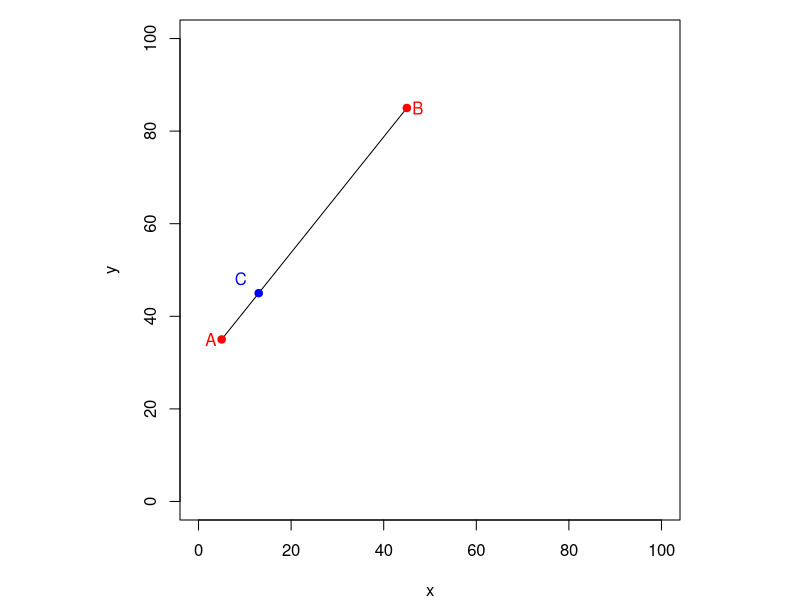
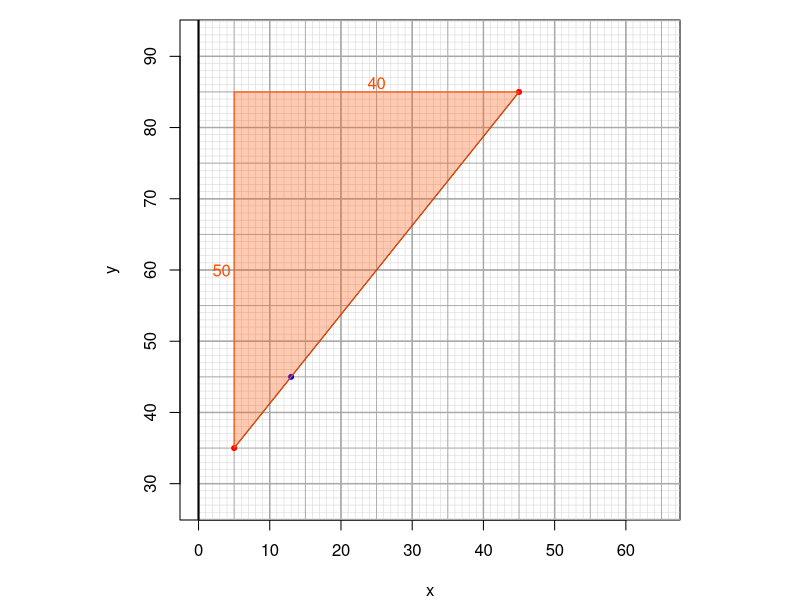
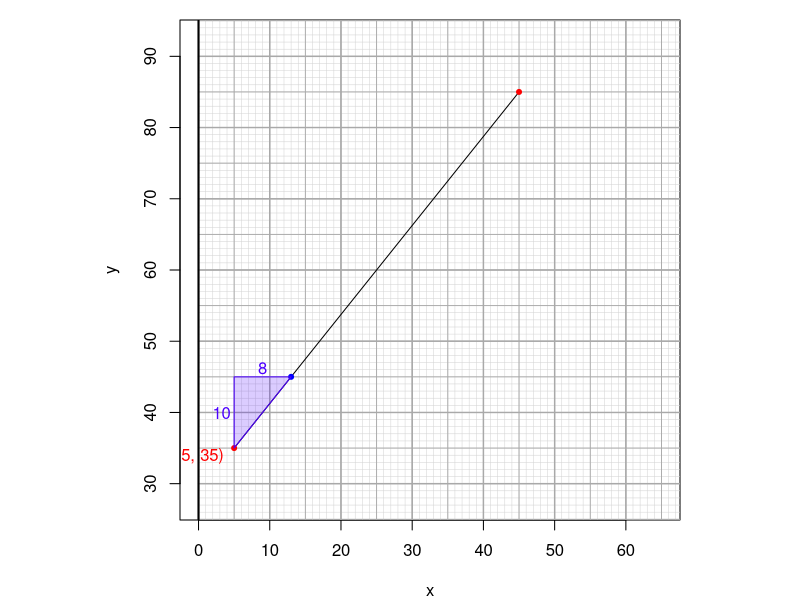

Write R code to recreate these figures, in order.
## ---- chunk 1
slopes = list(c(1,2),c(1,3),c(1,4),c(1,5),c(1,6),
              c(2,3),c(2,5),c(3,4),c(3,5),c(4,5),c(5,6))
wi = sample(1:length(slopes),1)
slope = sample(slopes[[wi]])*c(sample(c(-1,1),1),1)

while(T){
    xy = sample(5:95,2)
    x1 = xy[1]
    y1 = xy[2]
    ns = sample(c(5,10,15,20,25,30,35,40),1)
    x2 = x1+slope[2]*ns
    y2 = y1+slope[1]*ns
    dis = sqrt((x2-x1)^2+(y2-y1)^2)
    if(x2>5 && x2<95 && y2>5 && y2<95 && dis>30){break}
}

rat = sample(c(0.2,0.4,0.6,0.8),1)

x3 = (1-rat)*x1+rat*x2
y3 = (1-rat)*y1+rat*y2

xch = x3-sample(0:5,1)+0:5
ych = y3-sample(0:5,1)+0:5

al1 = paste0("* ",xch,collapse="\n")
al2 = paste0("* ",ych,collapse="\n")

sol1 = paste0(1*(xch==x3),collapse="")
sol2 = paste0(1*(ych==y3),collapse="")

## ---- chunk 2
par(pty="s",mar=c(4,4,1,1))
plot(0,0,"n",xlim=c(0,100),ylim=c(0,100),xlab="x",ylab="y")
lines(c(x1,x2),c(y1,y2))
points(x1,y1,pch=19,col="red")
text(x1,y1,adj=c(1.5,0.5),paste0("A"),col="red")

points(x2,y2,pch=19,col="red")
text(x2,y2,adj=c(-0.5,0.5),paste0("B"),col="red")

points(x3,y3,pch=19,col="blue")
ang = atan(slope[1]/slope[2])
text(x3+5*cos(ang+pi/2),y3+5*sin(ang+pi/2),paste0("C"),col="blue")
## ---- chunk 3
par(pty="s",mar=c(4,4,1,1))
minx = min(c(x1,x2))
maxx = max(c(x1,x2))
miny = min(c(y1,y2))
maxy = max(c(y1,y2))
xwid = maxx-minx
ywid = maxy-miny
maxwid = max(c(xwid,ywid))*1.3
xmid = min(max(mean(c(x1,x2)),maxwid/2),100-maxwid/2)
ymid = min(max(mean(c(y1,y2)),maxwid/2),100-maxwid/2)

plot(0,0,"n",
     xlim=c(xmid-maxwid/2,xmid+maxwid/2),
     ylim=c(ymid-maxwid/2,ymid+maxwid/2),
     xlab="x",ylab="y")

for(i in seq(0,100,1)){
    lines(c(0,100),c(i,i),col="lightgrey",lwd=0.5)
    lines(c(i,i),c(0,100),col="lightgrey",lwd=0.5)
}
for(i in seq(0,100,5)){
    lines(c(0,100),c(i,i),col="darkgrey",lwd=0.9)
    lines(c(i,i),c(0,100),col="darkgrey",lwd=0.9)
}
for(i in seq(0,100,10)){
    lines(c(0,100),c(i,i),col="darkgrey",lwd=1.4)
    lines(c(i,i),c(0,100),col="darkgrey",lwd=1.4)
}
arrows(0,0,0,103,0.1,10,lwd=2)
arrows(0,0,103,0,0.1,10,lwd=2)

lines(c(x1,x2),c(y1,y2))
points(x1,y1,pch=20,col="red")

points(x2,y2,pch=20,col="red")

points(x3,y3,pch=20,col="blue")
ang = atan(slope[1]/slope[2])

polygon(c(x1,x1,x2),c(y1,y2,y2),col=rgb(1,0.3,0,0.3),border=rgb(1,0.3,0))
text(x1,mean(c(y1,y2)),abs(y2-y1),adj=c(1.2,0.5),col=rgb(1,0.3,0))
text(mean(c(x1,x2)),y2,abs(x2-x1),adj=c(0.5,0.5-0.7*sign(slope[1])),col=rgb(1,0.3,0))

## ---- chunk 4
par(pty="s",mar=c(4,4,1,1))

minx = min(c(x1,x2))
maxx = max(c(x1,x2))
miny = min(c(y1,y2))
maxy = max(c(y1,y2))
xwid = maxx-minx
ywid = maxy-miny
maxwid = max(c(xwid,ywid))*1.3
xmid = min(max(mean(c(x1,x2)),maxwid/2),100-maxwid/2)
ymid = min(max(mean(c(y1,y2)),maxwid/2),100-maxwid/2)

plot(0,0,"n",
     xlim=c(xmid-maxwid/2,xmid+maxwid/2),
     ylim=c(ymid-maxwid/2,ymid+maxwid/2),
     xlab="x",ylab="y")

for(i in seq(0,100,1)){
    lines(c(0,100),c(i,i),col="lightgrey",lwd=0.5)
    lines(c(i,i),c(0,100),col="lightgrey",lwd=0.5)
}
for(i in seq(0,100,5)){
    lines(c(0,100),c(i,i),col="darkgrey",lwd=0.9)
    lines(c(i,i),c(0,100),col="darkgrey",lwd=0.9)
}
for(i in seq(0,100,10)){
    lines(c(0,100),c(i,i),col="darkgrey",lwd=1.4)
    lines(c(i,i),c(0,100),col="darkgrey",lwd=1.4)
}
arrows(0,0,0,103,0.1,10,lwd=2)
arrows(0,0,103,0,0.1,10,lwd=2)

lines(c(x1,x2),c(y1,y2))
points(x1,y1,pch=20,col="red")
text(x1,y1,paste0("(",x1,", ",y1,")",collapse=""),adj=c(1.2,0.5+0.5*sign(slope[1])),col="red")

points(x2,y2,pch=20,col="red")

points(x3,y3,pch=20,col="blue")
ang = atan(slope[1]/slope[2])

polygon(c(x1,x1,x3),c(y1,y3,y3),col=rgb(0.3,0,1,0.2),border=rgb(0.3,0,1))
text(x1,mean(c(y1,y3)),abs(y3-y1),adj=c(1.2,0.5),col=rgb(0.3,0,1))
text(mean(c(x1,x3)),y3,abs(x3-x1),adj=c(0.5,0.5-0.7*sign(slope[1])),col=rgb(0.3,0,1))

## ---- chunk 5
exp2 = paste0("y_C~=~",y1,"+",y3-y1,"~=~",y3,collapse="")
exp2 = gsub("+-","-",exp2,fixed=T)
